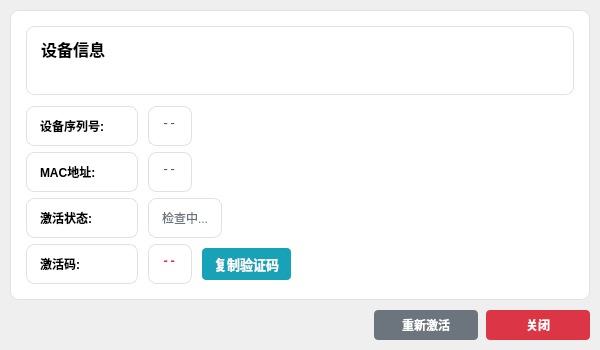
<?xml version="1.0" encoding="UTF-8"?>
<ui version="4.0">
 <class>ActivationWindow</class>
 <widget class="QMainWindow" name="ActivationWindow">
  <property name="geometry">
   <rect>
    <x>0</x>
    <y>0</y>
    <width>600</width>
    <height>350</height>
   </rect>
  </property>
  <property name="minimumSize">
   <size>
    <width>450</width>
    <height>300</height>
   </size>
  </property>
  <property name="windowTitle">
   <string>设备激活 - py-xiaozhi</string>
  </property>
  <property name="windowIcon">
   <iconset>
    <normaloff>.</normaloff>.</iconset>
  </property>
  <widget class="QWidget" name="centralwidget">
   <layout class="QVBoxLayout" name="verticalLayout">
    <property name="spacing">
     <number>10</number>
    </property>
    <property name="leftMargin">
     <number>10</number>
    </property>
    <property name="topMargin">
     <number>10</number>
    </property>
    <property name="rightMargin">
     <number>10</number>
    </property>
    <property name="bottomMargin">
     <number>10</number>
    </property>
    <item>
     <widget class="QFrame" name="info_frame">
      <property name="frameShape">
       <enum>QFrame::StyledPanel</enum>
      </property>
      <property name="styleSheet">
       <string>QFrame { background-color: white; border: 1px solid #dee2e6; border-radius: 8px; padding: 10px; }</string>
      </property>
      <layout class="QVBoxLayout" name="info_layout">
       <property name="spacing">
        <number>6</number>
       </property>
       <property name="leftMargin">
        <number>5</number>
       </property>
       <property name="topMargin">
        <number>5</number>
       </property>
       <property name="rightMargin">
        <number>5</number>
       </property>
       <property name="bottomMargin">
        <number>5</number>
       </property>
       <item>
        <widget class="QLabel" name="info_title">
         <property name="text">
          <string>设备信息</string>
         </property>
         <property name="alignment">
          <set>Qt::AlignLeft</set>
         </property>
         <property name="styleSheet">
          <string>font-weight: bold; font-size: 12pt; margin-bottom: 5px;</string>
         </property>
        </widget>
       </item>
       <item>
        <layout class="QVBoxLayout" name="device_info_layout">
         <property name="spacing">
          <number>6</number>
         </property>
         <item>
          <layout class="QHBoxLayout" name="serial_layout">
           <property name="spacing">
            <number>10</number>
           </property>
           <item>
            <widget class="QLabel" name="serial_label">
             <property name="text">
              <string>设备序列号:</string>
             </property>
             <property name="alignment">
              <set>Qt::AlignLeft</set>
             </property>
             <property name="styleSheet">
              <string>font-weight: bold; min-width: 90px;</string>
             </property>
            </widget>
           </item>
           <item>
            <widget class="QLabel" name="serial_value">
             <property name="text">
              <string>--</string>
             </property>
             <property name="alignment">
              <set>Qt::AlignLeft</set>
             </property>
             <property name="styleSheet">
              <string>color: #495057; font-family: monospace;</string>
             </property>
            </widget>
           </item>
           <item>
            <spacer name="serial_spacer">
             <property name="orientation">
              <enum>Qt::Horizontal</enum>
             </property>
             <property name="sizeHint" stdset="0">
              <size>
               <width>40</width>
               <height>20</height>
              </size>
             </property>
            </spacer>
           </item>
          </layout>
         </item>
         <item>
          <layout class="QHBoxLayout" name="mac_layout">
           <property name="spacing">
            <number>10</number>
           </property>
           <item>
            <widget class="QLabel" name="mac_label">
             <property name="text">
              <string>MAC地址:</string>
             </property>
             <property name="alignment">
              <set>Qt::AlignLeft</set>
             </property>
             <property name="styleSheet">
              <string>font-weight: bold; min-width: 90px;</string>
             </property>
            </widget>
           </item>
           <item>
            <widget class="QLabel" name="mac_value">
             <property name="text">
              <string>--</string>
             </property>
             <property name="alignment">
              <set>Qt::AlignLeft</set>
             </property>
             <property name="styleSheet">
              <string>color: #495057; font-family: monospace;</string>
             </property>
            </widget>
           </item>
           <item>
            <spacer name="mac_spacer">
             <property name="orientation">
              <enum>Qt::Horizontal</enum>
             </property>
             <property name="sizeHint" stdset="0">
              <size>
               <width>40</width>
               <height>20</height>
              </size>
             </property>
            </spacer>
           </item>
          </layout>
         </item>
         <item>
          <layout class="QHBoxLayout" name="status_layout">
           <property name="spacing">
            <number>10</number>
           </property>
           <item>
            <widget class="QLabel" name="status_label">
             <property name="text">
              <string>激活状态:</string>
             </property>
             <property name="alignment">
              <set>Qt::AlignLeft</set>
             </property>
             <property name="styleSheet">
              <string>font-weight: bold; min-width: 90px;</string>
             </property>
            </widget>
           </item>
           <item>
            <widget class="QLabel" name="status_value">
             <property name="text">
              <string>检查中...</string>
             </property>
             <property name="alignment">
              <set>Qt::AlignLeft</set>
             </property>
             <property name="styleSheet">
              <string>color: #6c757d;</string>
             </property>
            </widget>
           </item>
           <item>
            <spacer name="status_spacer">
             <property name="orientation">
              <enum>Qt::Horizontal</enum>
             </property>
             <property name="sizeHint" stdset="0">
              <size>
               <width>40</width>
               <height>20</height>
              </size>
             </property>
            </spacer>
           </item>
          </layout>
         </item>
         <item>
          <layout class="QHBoxLayout" name="activation_code_layout">
           <property name="spacing">
            <number>10</number>
           </property>
           <item>
            <widget class="QLabel" name="activation_code_label">
             <property name="text">
              <string>激活码:</string>
             </property>
             <property name="alignment">
              <set>Qt::AlignLeft</set>
             </property>
             <property name="styleSheet">
              <string>font-weight: bold; min-width: 90px;</string>
             </property>
            </widget>
           </item>
           <item>
            <widget class="QLabel" name="activation_code_value">
             <property name="text">
              <string>--</string>
             </property>
             <property name="alignment">
              <set>Qt::AlignLeft</set>
             </property>
             <property name="styleSheet">
              <string>color: #dc3545; font-family: monospace; font-weight: bold;</string>
             </property>
            </widget>
           </item>
           <item>
            <widget class="QPushButton" name="copy_code_btn">
             <property name="text">
              <string>复制验证码</string>
             </property>
             <property name="styleSheet">
              <string>
                QPushButton {
                  background-color: #17a2b8;
                  color: white;
                  border: none;
                  padding: 6px 12px;
                  border-radius: 4px;
                  font-weight: bold;
                  font-size: 10pt;
                }
                QPushButton:hover {
                  background-color: #138496;
                }
                QPushButton:pressed {
                  background-color: #10707f;
                }
              </string>
             </property>
            </widget>
           </item>
           <item>
            <spacer name="activation_code_spacer">
             <property name="orientation">
              <enum>Qt::Horizontal</enum>
             </property>
             <property name="sizeHint" stdset="0">
              <size>
               <width>40</width>
               <height>20</height>
              </size>
             </property>
            </spacer>
           </item>
          </layout>
         </item>
        </layout>
       </item>
      </layout>
     </widget>
    </item>
    <item>
     <layout class="QHBoxLayout" name="button_layout">
      <property name="spacing">
       <number>8</number>
      </property>
      <item>
       <spacer name="button_spacer">
        <property name="orientation">
         <enum>Qt::Horizontal</enum>
        </property>
        <property name="sizeHint" stdset="0">
         <size>
          <width>40</width>
          <height>20</height>
         </size>
        </property>
       </spacer>
      </item>
      <item>
       <widget class="QPushButton" name="retry_btn">
        <property name="text">
         <string>重新激活</string>
        </property>
        <property name="styleSheet">
         <string>
           QPushButton {
             background-color: #6c757d;
             color: white;
             border: none;
             padding: 6px 12px;
             border-radius: 4px;
             font-weight: bold;
             min-width: 80px;
           }
           QPushButton:hover {
             background-color: #5a6268;
           }
           QPushButton:pressed {
             background-color: #495057;
           }
         </string>
        </property>
       </widget>
      </item>
      <item>
       <widget class="QPushButton" name="close_btn">
        <property name="text">
         <string>关闭</string>
        </property>
        <property name="styleSheet">
         <string>
           QPushButton {
             background-color: #dc3545;
             color: white;
             border: none;
             padding: 6px 12px;
             border-radius: 4px;
             font-weight: bold;
             min-width: 80px;
           }
           QPushButton:hover {
             background-color: #c82333;
           }
           QPushButton:pressed {
             background-color: #bd2130;
           }
         </string>
        </property>
       </widget>
      </item>
     </layout>
    </item>
   </layout>
  </widget>
 </widget>
 <resources/>
 <connections/>
</ui>
